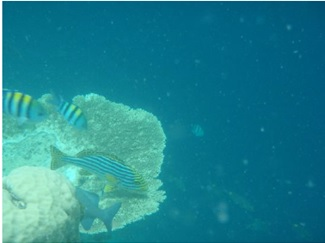
#> input picture Prak6/fish2.jpeg, 325 x 243 px
$ python tugas1.py
#> lines starting #> are read from the running program, lines starting #| are printed output that depends on the picture
import cv2
import numpy as np
import matplotlib.pyplot as plt

img = cv2.imread("fish2.jpeg")
#> img is the input picture: shape (243, 325, 3); mean B, G, R 144.7, 132.3, 31.4
img1 = cv2.imread("fish.jpeg")
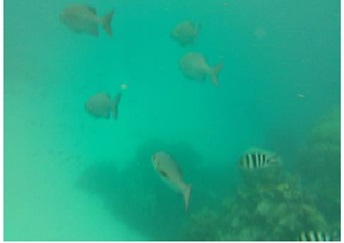
#> input picture Prak6/fish.jpeg, 344 x 243 px
#> img1 is the input picture: shape (243, 344, 3); mean B, G, R 137.8, 168.3, 36.2

# GAMBAR 1
# layer B
x_min = np.min(img[:,:,0])
#> x_min = 88
x_max = np.max(img[:,:,0])
#> x_max = 255
sk = 255 / (x_max - x_min)
#> sk = 1.53
b = sk * (img[:,:,0] - x_min)
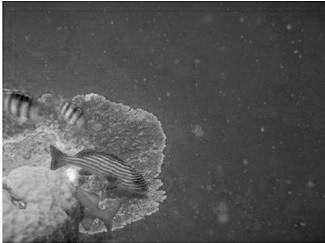
#> b: shape (243, 325) float64; min 0, max 255, mean 86.6

# layer G
x_min = np.min(img[:,:,1])
#> x_min = 69
x_max = np.max(img[:,:,1])
sk = 255 / (x_max - x_min)
#> sk = 1.37
g = sk * (img[:,:,1] - x_min)
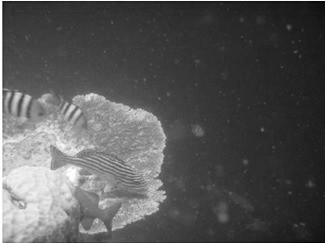
#> g: shape (243, 325) float64; min 0, max 255, mean 86.7

# layer R
x_min = np.min(img[:,:,2])
#> x_min = 0
x_max = np.max(img[:,:,2])
sk = 255 / (x_max - x_min)
#> sk = 1
r = sk * (img[:,:,2] - x_min)

img2 = img.copy()
img2[:,:,0] = b
img2[:,:,1] = g
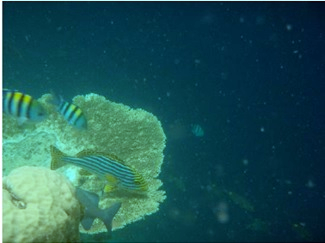
#> img2: shape (243, 325, 3); mean B, G, R 86.1, 86.2, 31.4
img2[:,:,2] = r
img2 = np.uint8(img2)
img2 = cv2.cvtColor(img2, cv2.COLOR_BGR2RGB)
img = cv2.cvtColor(img, cv2.COLOR_BGR2RGB)

# GAMBAR 2
# layer B
x_min = np.min(img1[:,:,0])
#> x_min = 45
x_max = np.max(img1[:,:,0])
sk = 255 / (x_max - x_min)
#> sk = 1.21
b = sk * (img1[:,:,0] - x_min)
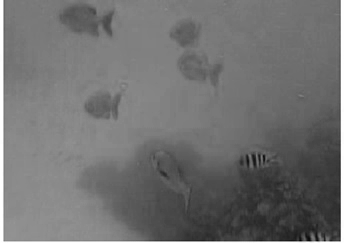
#> b: shape (243, 344) float64; min 0, max 255, mean 112.7

# layer G
x_min = np.min(img1[:,:,1])
#> x_min = 64
x_max = np.max(img1[:,:,1])
sk = 255 / (x_max - x_min)
#> sk = 1.34
g = sk * (img1[:,:,1] - x_min)
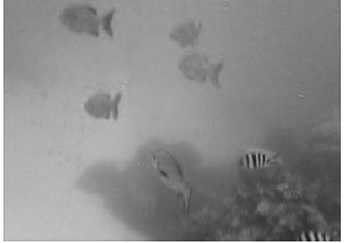
#> g: shape (243, 344) float64; min 0, max 255, mean 139.2

# layer R
x_min = np.min(img1[:,:,2])
#> x_min = 0
x_max = np.max(img1[:,:,2])
sk = 255 / (x_max - x_min)
#> sk = 1
r = sk * (img1[:,:,2] - x_min)
#> r: shape (243, 344) float64

img3 = img1.copy()
img3[:,:,0] = b
img3[:,:,1] = g
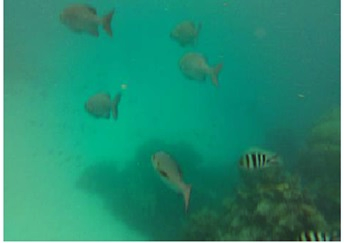
#> img3: shape (243, 344, 3); mean B, G, R 112.2, 138.7, 36.2
img3[:,:,2] = r
img3 = np.uint8(img3)
img3 = cv2.cvtColor(img3, cv2.COLOR_BGR2RGB)
img1 = cv2.cvtColor(img1, cv2.COLOR_BGR2RGB)

plt.subplot(221)
plt.axis('off')
plt.title("Gambar 1 Original")
plt.imshow(img)

plt.subplot(222)
plt.axis('off')
plt.title("Gambar 1 Enhanced")
plt.imshow(img2)

plt.subplot(223)
plt.axis('off')
plt.title("Gambar 2 Original")
plt.imshow(img1)

plt.subplot(224)
plt.axis('off')
plt.title("Gambar 2 Enhanced")
plt.imshow(img3)

plt.show()
